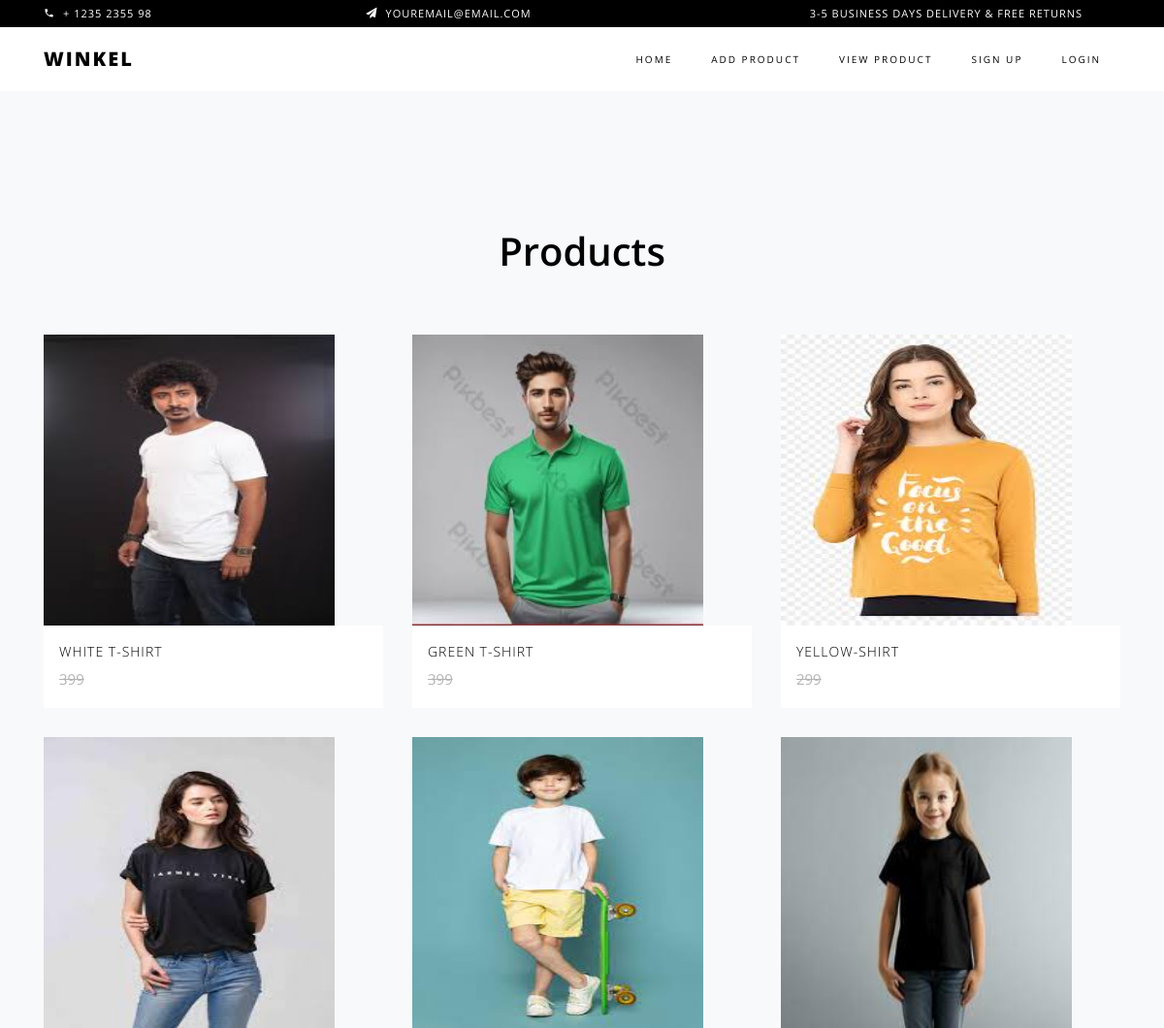
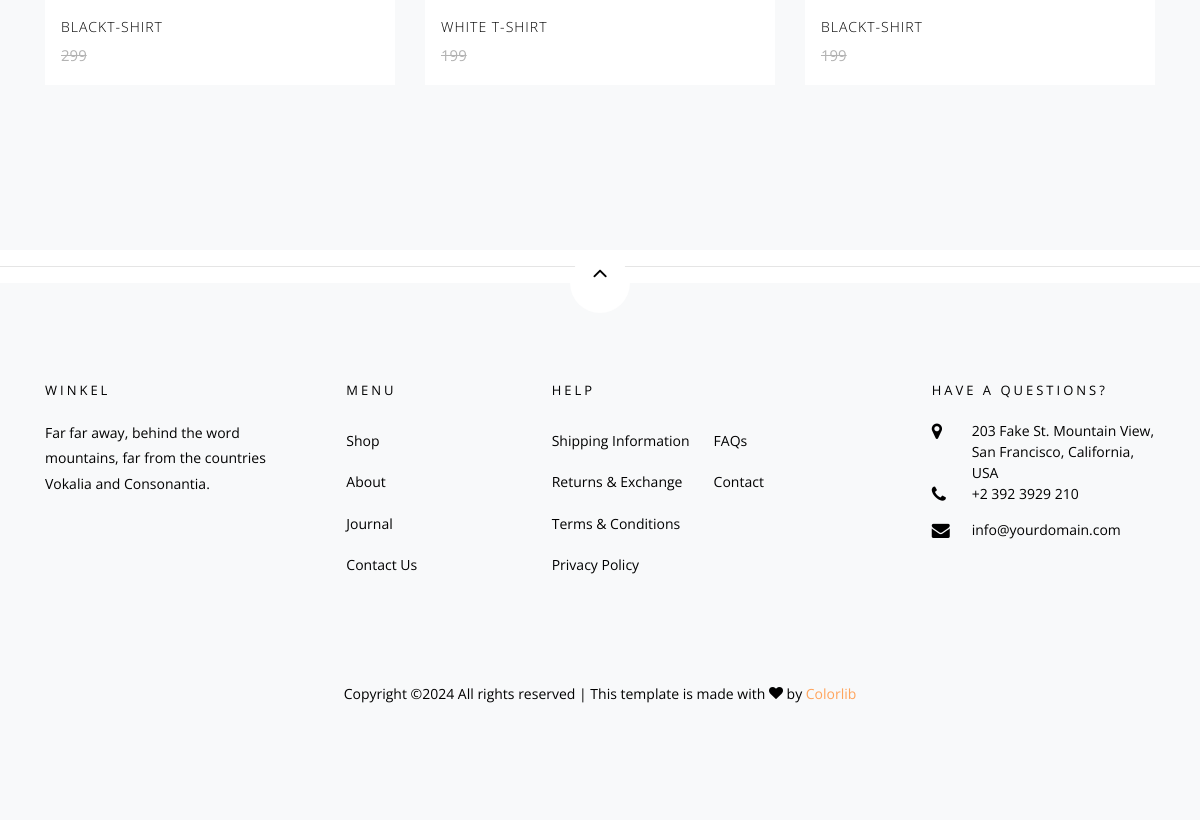
Page /seller-view-product/ on the committed database (2 pictures, top to bottom).
### myapp/models.py (models this page shows, shortened)
class Product(models.Model):
	choice1=(
			("Men","Men"),
			("Women","Women"),
			("kids","kids"),
		)
	seller=models.ForeignKey(User,on_delete=models.CASCADE)
	product_category=models.CharField(max_length=100,choices=choice1)
	product_name=models.CharField(max_length=100)
	product_price=models.PositiveIntegerField()
	product_desc=models.TextField()
	product_image=models.ImageField(upload_to="product_image/")

### myapp/views.py (the view)
# urls.py: path('seller-view-product/',views.seller_view_product,name='seller-view-product'),
def seller_view_product(request):
	products=Product.objects.all()
	return render(request,'seller-view-product.html',{'products':products})

### myapp/templates/seller-view-product.html (shortened to what this page needs)
{% extends 'seller-header.html' %}
{% load static %}
{% block content %}
<!DOCTYPE html>
<html lang="en">
  <head>
  </head>
  <body class="goto-here">
    <section class="ftco-section bg-light">
    	<div class="container">
				<div class="row justify-content-center mb-3 pb-3">
          <div class="col-md-12 heading-section text-center ftco-animate">
            <h2 class="mb-4">Products</h2>
          </div>
        </div>
    	</div>
    	<div class="container">
    		<div class="row">
    			{% for i in products %}
    			<div class="col-sm col-md-6 col-lg-4">
    				<div class="product">
    					<a href="{% url 'seller-product-details' pk=i.pk %}" class="img-prod"><img class="img-fluid" src="{{i.product_image.url}}" alt="Colorlib Template" style="height: 300px;width: 300px;">
    					</a>
    					<div class="text py-3 px-3">
    						<h3><a href="#">{{i.product_name}}</a></h3>
    						<div class="d-flex">
    							<div class="pricing">
		    						<p class="price"><span class="mr-2 price-dc">{{i.product_price}}</span></p>
		    					</div>
	    					</div>
    					</div>
    				</div>
    			</div>
    			{% endfor %}
    		</div>
    	</div>
    </section>
  </body>
</html>
{% endblock %}

### myapp/templates/seller-header.html (shortened to what this page needs)
{% load static %}
<!DOCTYPE html>
<html lang="en">
  <head>
    <link rel="stylesheet" href="{% static 'css/open-iconic-bootstrap.min.css' %}">
    <link rel="stylesheet" href="{% static 'css/animate.css' %}">
    <link rel="stylesheet" href="{% static 'css/owl.carousel.min.css' %}">
    <link rel="stylesheet" href="{% static 'css/owl.theme.default.min.css' %}">
    <link rel="stylesheet" href="{% static 'css/magnific-popup.css' %}">
    <link rel="stylesheet" href="{% static 'css/aos.css' %}">
    <link rel="stylesheet" href="{% static 'css/ionicons.min.css' %}">
    <link rel="stylesheet" href="{% static 'css/bootstrap-datepicker.css' %}">
    <link rel="stylesheet" href="{% static 'css/jquery.timepicker.css' %}">
    <link rel="stylesheet" href="{% static 'css/flaticon.css' %}">
    <link rel="stylesheet" href="{% static 'css/icomoon.css' %}">
    <link rel="stylesheet" href="{% static 'css/style.css' %}">
  </head>
  <body class="goto-here">
		<div class="py-1 bg-black">
    	<div class="container">
    		<div class="row no-gutters d-flex align-items-start align-items-center px-md-0">
	    		<div class="col-lg-12 d-block">
		    		<div class="row d-flex">
		    			<div class="col-md pr-4 d-flex topper align-items-center">
					    	<div class="icon mr-2 d-flex justify-content-center align-items-center"><span class="icon-phone2"></span></div>
						    <span class="text">+ 1235 2355 98</span>
					    </div>
					    <div class="col-md pr-4 d-flex topper align-items-center">
					    	<div class="icon mr-2 d-flex justify-content-center align-items-center"><span class="icon-paper-plane"></span></div>
						    <span class="text">youremail@email.com</span>
					    </div>
					    <div class="col-md-5 pr-4 d-flex topper align-items-center text-lg-right">
						    <span class="text">3-5 Business days delivery &amp; Free Returns</span>
					    </div>
				    </div>
			    </div>
		    </div>
		  </div>
    </div>
    <nav class="navbar navbar-expand-lg navbar-dark ftco_navbar bg-dark ftco-navbar-light" id="ftco-navbar">
	    <div class="container">
	      <a class="navbar-brand" href="{% url 'seller-index' %}">Winkel</a>
	      <div class="collapse navbar-collapse" id="ftco-nav">
	        <ul class="navbar-nav ml-auto">
	          <li class="nav-item active"><a href="{% url 'seller-index' %}" class="nav-link">Home</a></li>
	          <li class="nav-item"><a href="{% url 'seller-add-product' %}" class="nav-link">Add Product</a></li>
	          <li class="nav-item"><a href="{% url 'seller-view-product' %}" class="nav-link">View Product</a></li>
	          {% if request.session.email %}
	            <li class="nav-item"><a href="{% url 'change-password' %}" class="nav-link">Change Password</a></li>
	            <li class="nav-item"><a href="{% url 'logout' %}" class="nav-link">logout({{request.session.fname}})</a></li>
	            <li class="nav-item"><a href="{% url 'profile' %}" class="nav-link"><img src="{{request.session.profile_picture}}"style="width:50px;height=50px;"></a></li>
	          {% else %}
	          	<li class="nav-item"><a href="{% url 'signup' %}" class="nav-link">sign up</a></li>
	            <li class="nav-item"><a href="{% url 'login' %}" class="nav-link">login</a></li>
	          {% endif %}
	        </ul>
	      </div>
	    </div>
	  </nav>
   {% block content %}
   {% endblock %}
    <footer class="ftco-footer bg-light ftco-section">
      <div class="container">
      	<div class="row">
      		<div class="mouse">
						<a href="#" class="mouse-icon">
							<div class="mouse-wheel"><span class="ion-ios-arrow-up"></span></div>
						</a>
					</div>
      	</div>
        <div class="row mb-5">
          <div class="col-md">
            <div class="ftco-footer-widget mb-4">
              <h2 class="ftco-heading-2">Winkel</h2>
              <p>Far far away, behind the word mountains, far from the countries Vokalia and Consonantia.</p>
              <ul class="ftco-footer-social list-unstyled float-md-left float-lft mt-5">
              </ul>
            </div>
          </div>
          <div class="col-md">
            <div class="ftco-footer-widget mb-4 ml-md-5">
              <h2 class="ftco-heading-2">Menu</h2>
              <ul class="list-unstyled">
                <li><a href="#" class="py-2 d-block">Shop</a></li>
                <li><a href="#" class="py-2 d-block">About</a></li>
                <li><a href="#" class="py-2 d-block">Journal</a></li>
                <li><a href="#" class="py-2 d-block">Contact Us</a></li>
              </ul>
            </div>
          </div>
          <div class="col-md-4">
             <div class="ftco-footer-widget mb-4">
              <h2 class="ftco-heading-2">Help</h2>
              <div class="d-flex">
	              <ul class="list-unstyled mr-l-5 pr-l-3 mr-4">
	                <li><a href="#" class="py-2 d-block">Shipping Information</a></li>
	                <li><a href="#" class="py-2 d-block">Returns &amp; Exchange</a></li>
	                <li><a href="#" class="py-2 d-block">Terms &amp; Conditions</a></li>
	                <li><a href="#" class="py-2 d-block">Privacy Policy</a></li>
	              </ul>
	              <ul class="list-unstyled">
	                <li><a href="#" class="py-2 d-block">FAQs</a></li>
	                <li><a href="#" class="py-2 d-block">Contact</a></li>
	              </ul>
	            </div>
            </div>
          </div>
          <div class="col-md">
            <div class="ftco-footer-widget mb-4">
            	<h2 class="ftco-heading-2">Have a Questions?</h2>
            	<div class="block-23 mb-3">
	              <ul>
	                <li><span class="icon icon-map-marker"></span><span class="text">203 Fake St. Mountain View, San Francisco, California, USA</span></li>
	                <li><a href="#"><span class="icon icon-phone"></span><span class="text">+2 392 3929 210</span></a></li>
	                <li><a href="#"><span class="icon icon-envelope"></span><span class="text">info@yourdomain.com</span></a></li>
	              </ul>
	            </div>
            </div>
          </div>
        </div>
        <div class="row">
          <div class="col-md-12 text-center">
            <p>
						  Copyright &copy;<script>document.write(new Date().getFullYear());</script> All rights reserved | This template is made with <i class="icon-heart color-danger" aria-hidden="true"></i> by <a href="https://colorlib.com" target="_blank">Colorlib</a>
						</p>
          </div>
        </div>
      </div>
    </footer>
  </body>
</html>

### myapp/static/css/icomoon.css (style rules this page uses)
[class^="icon-"], [class*=" icon-"] { font-family: 'icomoon' !important; speak: none; font-style: normal; font-weight: normal; font-variant: normal; text-transform: none; line-height: 1; -webkit-font-smoothing: antialiased; -moz-osx-font-smoothing: grayscale; }
.icon-heart:before { content: "\f004"; }
.icon-map-marker:before { content: "\f041"; }
.icon-phone:before { content: "\f095"; }
.icon-envelope:before { content: "\f0e0"; }
.icon-paper-plane:before { content: "\f1d8"; }
.icon-phone2:before { content: "\e0cd"; }

### rows in the picture
Product: product_image (picture), product_name "WHITE T-SHIRT", product_price "399"
Product: product_image (picture), product_name "GREEN T-SHIRT", product_price "399"
Product: product_image (picture), product_name "YELLOW-SHIRT", product_price "299"
Product: product_image (picture), product_name "BLACKT-SHIRT", product_price "299"
Product: product_image (picture), product_name "WHITE T-SHIRT", product_price "199"
Product: product_image (picture), product_name "BLACKT-SHIRT", product_price "199"
